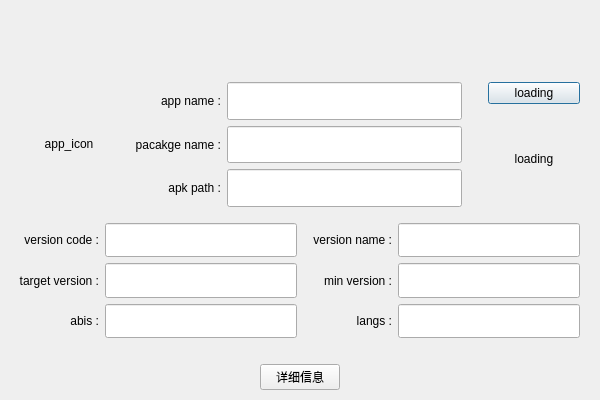
<?xml version="1.0" encoding="UTF-8"?>
<ui version="4.0">
 <class>apk_info_dialog</class>
 <widget class="QDialog" name="apk_info_dialog">
  <property name="geometry">
   <rect>
    <x>0</x>
    <y>0</y>
    <width>600</width>
    <height>400</height>
   </rect>
  </property>
  <property name="windowTitle">
   <string>Dialog</string>
  </property>
  <widget class="QWidget" name="verticalLayoutWidget">
   <property name="geometry">
    <rect>
     <x>-1</x>
     <y>-1</y>
     <width>601</width>
     <height>401</height>
    </rect>
   </property>
   <layout class="QVBoxLayout" name="verticalLayout" stretch="4,18,1">
    <item>
     <layout class="QHBoxLayout" name="apk_info_title_bar" stretch="">
      <property name="topMargin">
       <number>0</number>
      </property>
     </layout>
    </item>
    <item>
     <layout class="QVBoxLayout" name="verticalLayout_2" stretch="0,0">
      <property name="leftMargin">
       <number>20</number>
      </property>
      <property name="topMargin">
       <number>20</number>
      </property>
      <property name="rightMargin">
       <number>20</number>
      </property>
      <property name="bottomMargin">
       <number>10</number>
      </property>
      <item>
       <layout class="QHBoxLayout" name="horizontalLayout" stretch="1,4,1">
        <property name="leftMargin">
         <number>10</number>
        </property>
        <item>
         <widget class="QLabel" name="app_icon">
          <property name="maximumSize">
           <size>
            <width>80</width>
            <height>80</height>
           </size>
          </property>
          <property name="frameShape">
           <enum>QFrame::NoFrame</enum>
          </property>
          <property name="text">
           <string>app_icon</string>
          </property>
          <property name="alignment">
           <set>Qt::AlignCenter</set>
          </property>
         </widget>
        </item>
        <item>
         <layout class="QGridLayout" name="gridLayout_2">
          <property name="leftMargin">
           <number>20</number>
          </property>
          <property name="rightMargin">
           <number>20</number>
          </property>
          <item row="2" column="0">
           <widget class="QLabel" name="label_2">
            <property name="text">
             <string>apk path :</string>
            </property>
            <property name="alignment">
             <set>Qt::AlignRight|Qt::AlignTrailing|Qt::AlignVCenter</set>
            </property>
           </widget>
          </item>
          <item row="0" column="1">
           <widget class="QLineEdit" name="app_name">
            <property name="sizePolicy">
             <sizepolicy hsizetype="Preferred" vsizetype="Preferred">
              <horstretch>0</horstretch>
              <verstretch>0</verstretch>
             </sizepolicy>
            </property>
            <property name="echoMode">
             <enum>QLineEdit::Normal</enum>
            </property>
            <property name="readOnly">
             <bool>true</bool>
            </property>
           </widget>
          </item>
          <item row="0" column="0">
           <widget class="QLabel" name="label_5">
            <property name="text">
             <string>app name :</string>
            </property>
            <property name="alignment">
             <set>Qt::AlignRight|Qt::AlignTrailing|Qt::AlignVCenter</set>
            </property>
           </widget>
          </item>
          <item row="1" column="0">
           <widget class="QLabel" name="label">
            <property name="sizePolicy">
             <sizepolicy hsizetype="Fixed" vsizetype="Preferred">
              <horstretch>0</horstretch>
              <verstretch>0</verstretch>
             </sizepolicy>
            </property>
            <property name="text">
             <string>pacakge name :</string>
            </property>
            <property name="alignment">
             <set>Qt::AlignRight|Qt::AlignTrailing|Qt::AlignVCenter</set>
            </property>
           </widget>
          </item>
          <item row="2" column="1">
           <widget class="QLineEdit" name="apk_path">
            <property name="sizePolicy">
             <sizepolicy hsizetype="Preferred" vsizetype="Preferred">
              <horstretch>0</horstretch>
              <verstretch>0</verstretch>
             </sizepolicy>
            </property>
            <property name="readOnly">
             <bool>true</bool>
            </property>
           </widget>
          </item>
          <item row="1" column="1">
           <widget class="QLineEdit" name="package_name">
            <property name="sizePolicy">
             <sizepolicy hsizetype="Preferred" vsizetype="Preferred">
              <horstretch>0</horstretch>
              <verstretch>0</verstretch>
             </sizepolicy>
            </property>
            <property name="readOnly">
             <bool>true</bool>
            </property>
           </widget>
          </item>
         </layout>
        </item>
        <item>
         <layout class="QVBoxLayout" name="verticalLayout_3" stretch="0,0">
          <item>
           <widget class="QPushButton" name="depackage_statue">
            <property name="font">
             <font>
              <underline>false</underline>
             </font>
            </property>
            <property name="text">
             <string>loading</string>
            </property>
           </widget>
          </item>
          <item>
           <widget class="QLabel" name="depackage_loading_view">
            <property name="font">
             <font>
              <underline>false</underline>
             </font>
            </property>
            <property name="text">
             <string>loading</string>
            </property>
            <property name="alignment">
             <set>Qt::AlignCenter</set>
            </property>
           </widget>
          </item>
         </layout>
        </item>
       </layout>
      </item>
      <item>
       <layout class="QHBoxLayout" name="horizontalLayout_2">
        <property name="topMargin">
         <number>10</number>
        </property>
        <item>
         <layout class="QGridLayout" name="gridLayout_3">
          <property name="leftMargin">
           <number>0</number>
          </property>
          <item row="2" column="0">
           <widget class="QLabel" name="label_11">
            <property name="text">
             <string>abis :</string>
            </property>
            <property name="alignment">
             <set>Qt::AlignRight|Qt::AlignTrailing|Qt::AlignVCenter</set>
            </property>
           </widget>
          </item>
          <item row="0" column="1">
           <widget class="QLineEdit" name="version_code">
            <property name="sizePolicy">
             <sizepolicy hsizetype="Preferred" vsizetype="Preferred">
              <horstretch>0</horstretch>
              <verstretch>0</verstretch>
             </sizepolicy>
            </property>
            <property name="readOnly">
             <bool>true</bool>
            </property>
           </widget>
          </item>
          <item row="0" column="0">
           <widget class="QLabel" name="label_12">
            <property name="text">
             <string>version code :</string>
            </property>
            <property name="alignment">
             <set>Qt::AlignRight|Qt::AlignTrailing|Qt::AlignVCenter</set>
            </property>
           </widget>
          </item>
          <item row="1" column="0">
           <widget class="QLabel" name="label_13">
            <property name="sizePolicy">
             <sizepolicy hsizetype="Fixed" vsizetype="Preferred">
              <horstretch>0</horstretch>
              <verstretch>0</verstretch>
             </sizepolicy>
            </property>
            <property name="text">
             <string>target version :</string>
            </property>
            <property name="alignment">
             <set>Qt::AlignRight|Qt::AlignTrailing|Qt::AlignVCenter</set>
            </property>
           </widget>
          </item>
          <item row="2" column="1">
           <widget class="QLineEdit" name="abis">
            <property name="sizePolicy">
             <sizepolicy hsizetype="Preferred" vsizetype="Preferred">
              <horstretch>0</horstretch>
              <verstretch>0</verstretch>
             </sizepolicy>
            </property>
            <property name="readOnly">
             <bool>true</bool>
            </property>
           </widget>
          </item>
          <item row="1" column="1">
           <widget class="QLineEdit" name="target_version">
            <property name="sizePolicy">
             <sizepolicy hsizetype="Preferred" vsizetype="Preferred">
              <horstretch>0</horstretch>
              <verstretch>0</verstretch>
             </sizepolicy>
            </property>
            <property name="readOnly">
             <bool>true</bool>
            </property>
           </widget>
          </item>
         </layout>
        </item>
        <item>
         <layout class="QGridLayout" name="gridLayout_4">
          <property name="leftMargin">
           <number>10</number>
          </property>
          <item row="2" column="0">
           <widget class="QLabel" name="label_14">
            <property name="text">
             <string>langs :</string>
            </property>
            <property name="alignment">
             <set>Qt::AlignRight|Qt::AlignTrailing|Qt::AlignVCenter</set>
            </property>
           </widget>
          </item>
          <item row="0" column="1">
           <widget class="QLineEdit" name="version_name">
            <property name="sizePolicy">
             <sizepolicy hsizetype="Preferred" vsizetype="Preferred">
              <horstretch>0</horstretch>
              <verstretch>0</verstretch>
             </sizepolicy>
            </property>
            <property name="readOnly">
             <bool>true</bool>
            </property>
           </widget>
          </item>
          <item row="0" column="0">
           <widget class="QLabel" name="label_15">
            <property name="sizePolicy">
             <sizepolicy hsizetype="Fixed" vsizetype="Preferred">
              <horstretch>0</horstretch>
              <verstretch>0</verstretch>
             </sizepolicy>
            </property>
            <property name="text">
             <string>version name :</string>
            </property>
            <property name="alignment">
             <set>Qt::AlignRight|Qt::AlignTrailing|Qt::AlignVCenter</set>
            </property>
           </widget>
          </item>
          <item row="1" column="0">
           <widget class="QLabel" name="label_16">
            <property name="sizePolicy">
             <sizepolicy hsizetype="Preferred" vsizetype="Preferred">
              <horstretch>0</horstretch>
              <verstretch>0</verstretch>
             </sizepolicy>
            </property>
            <property name="text">
             <string>min version :</string>
            </property>
            <property name="alignment">
             <set>Qt::AlignRight|Qt::AlignTrailing|Qt::AlignVCenter</set>
            </property>
           </widget>
          </item>
          <item row="2" column="1">
           <widget class="QLineEdit" name="langs">
            <property name="sizePolicy">
             <sizepolicy hsizetype="Preferred" vsizetype="Preferred">
              <horstretch>0</horstretch>
              <verstretch>0</verstretch>
             </sizepolicy>
            </property>
            <property name="readOnly">
             <bool>true</bool>
            </property>
           </widget>
          </item>
          <item row="1" column="1">
           <widget class="QLineEdit" name="min_version">
            <property name="sizePolicy">
             <sizepolicy hsizetype="Preferred" vsizetype="Preferred">
              <horstretch>0</horstretch>
              <verstretch>0</verstretch>
             </sizepolicy>
            </property>
            <property name="readOnly">
             <bool>true</bool>
            </property>
           </widget>
          </item>
         </layout>
        </item>
       </layout>
      </item>
     </layout>
    </item>
    <item>
     <layout class="QHBoxLayout" name="horizontalLayout_3">
      <property name="topMargin">
       <number>10</number>
      </property>
      <property name="bottomMargin">
       <number>10</number>
      </property>
      <item>
       <spacer name="horizontalSpacer_5">
        <property name="orientation">
         <enum>Qt::Horizontal</enum>
        </property>
        <property name="sizeHint" stdset="0">
         <size>
          <width>40</width>
          <height>20</height>
         </size>
        </property>
       </spacer>
      </item>
      <item>
       <widget class="QPushButton" name="more_info_btn">
        <property name="sizePolicy">
         <sizepolicy hsizetype="Preferred" vsizetype="Preferred">
          <horstretch>0</horstretch>
          <verstretch>0</verstretch>
         </sizepolicy>
        </property>
        <property name="text">
         <string>详细信息</string>
        </property>
       </widget>
      </item>
      <item>
       <spacer name="horizontalSpacer_4">
        <property name="orientation">
         <enum>Qt::Horizontal</enum>
        </property>
        <property name="sizeHint" stdset="0">
         <size>
          <width>40</width>
          <height>20</height>
         </size>
        </property>
       </spacer>
      </item>
     </layout>
    </item>
   </layout>
  </widget>
 </widget>
 <resources/>
 <connections/>
</ui>
